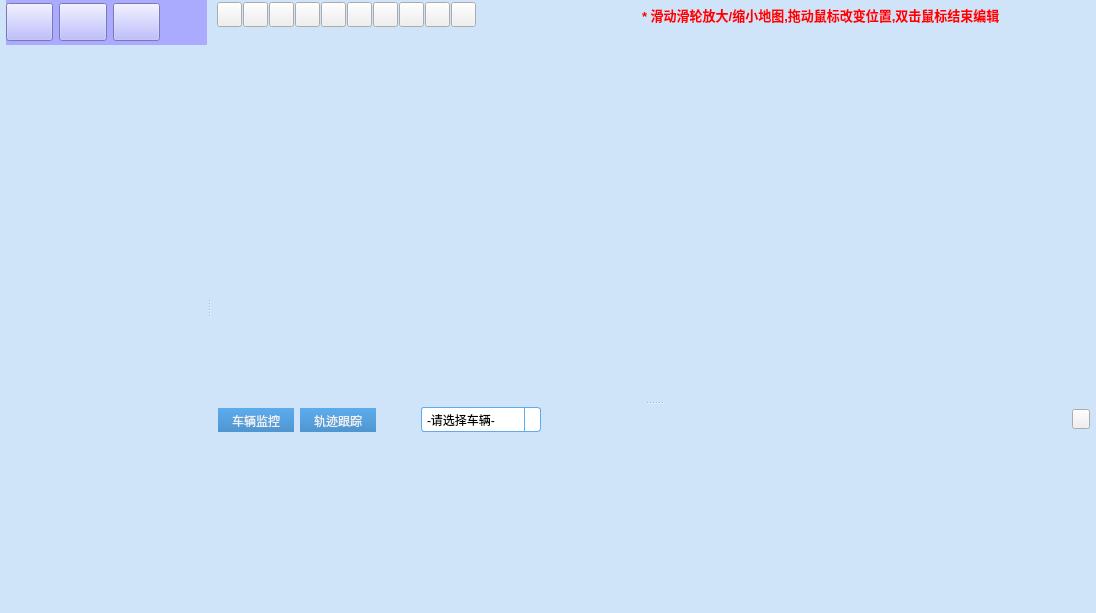
<?xml version="1.0" encoding="UTF-8"?>
<ui version="4.0">
 <class>IntelligentMonitor</class>
 <widget class="QWidget" name="IntelligentMonitor">
  <property name="geometry">
   <rect>
    <x>0</x>
    <y>0</y>
    <width>1096</width>
    <height>613</height>
   </rect>
  </property>
  <property name="sizePolicy">
   <sizepolicy hsizetype="Expanding" vsizetype="Expanding">
    <horstretch>0</horstretch>
    <verstretch>0</verstretch>
   </sizepolicy>
  </property>
  <property name="windowTitle">
   <string>IntelligentMonitor</string>
  </property>
  <property name="styleSheet">
   <string notr="true">QWidget#IntelligentMonitor{
	background-color: rgb(207,228,249);
}
</string>
  </property>
  <layout class="QHBoxLayout" name="horizontalLayout">
   <property name="spacing">
    <number>0</number>
   </property>
   <property name="leftMargin">
    <number>0</number>
   </property>
   <property name="topMargin">
    <number>0</number>
   </property>
   <property name="rightMargin">
    <number>0</number>
   </property>
   <property name="bottomMargin">
    <number>0</number>
   </property>
   <item>
    <widget class="QSplitter" name="splitter">
     <property name="orientation">
      <enum>Qt::Horizontal</enum>
     </property>
     <widget class="QWidget" name="widget_left" native="true">
      <property name="sizePolicy">
       <sizepolicy hsizetype="Expanding" vsizetype="Expanding">
        <horstretch>0</horstretch>
        <verstretch>0</verstretch>
       </sizepolicy>
      </property>
      <property name="maximumSize">
       <size>
        <width>300</width>
        <height>16777215</height>
       </size>
      </property>
      <layout class="QVBoxLayout" name="verticalLayout_2">
       <property name="spacing">
        <number>0</number>
       </property>
       <property name="leftMargin">
        <number>6</number>
       </property>
       <property name="topMargin">
        <number>0</number>
       </property>
       <property name="rightMargin">
        <number>0</number>
       </property>
       <property name="bottomMargin">
        <number>0</number>
       </property>
       <item>
        <widget class="QWidget" name="widget_navi" native="true">
         <property name="sizePolicy">
          <sizepolicy hsizetype="Expanding" vsizetype="Expanding">
           <horstretch>0</horstretch>
           <verstretch>0</verstretch>
          </sizepolicy>
         </property>
         <property name="minimumSize">
          <size>
           <width>0</width>
           <height>45</height>
          </size>
         </property>
         <property name="maximumSize">
          <size>
           <width>16777215</width>
           <height>45</height>
          </size>
         </property>
         <property name="styleSheet">
          <string notr="true">background-color: rgb(170, 170, 255);</string>
         </property>
         <layout class="QHBoxLayout" name="horizontalLayout_2">
          <property name="spacing">
           <number>6</number>
          </property>
          <property name="leftMargin">
           <number>0</number>
          </property>
          <property name="topMargin">
           <number>0</number>
          </property>
          <property name="rightMargin">
           <number>0</number>
          </property>
          <property name="bottomMargin">
           <number>0</number>
          </property>
          <item>
           <widget class="QPushButton" name="btn_navi1">
            <property name="sizePolicy">
             <sizepolicy hsizetype="Expanding" vsizetype="Fixed">
              <horstretch>0</horstretch>
              <verstretch>0</verstretch>
             </sizepolicy>
            </property>
            <property name="minimumSize">
             <size>
              <width>0</width>
              <height>38</height>
             </size>
            </property>
            <property name="maximumSize">
             <size>
              <width>48</width>
              <height>38</height>
             </size>
            </property>
            <property name="toolTip">
             <string>监控列表</string>
            </property>
            <property name="text">
             <string/>
            </property>
            <property name="icon">
             <iconset resource="IntelligentMonitor.qrc">
              <normaloff>:/IntelligentMonitor/Resources/image/navi_1.png</normaloff>:/IntelligentMonitor/Resources/image/navi_1.png</iconset>
            </property>
            <property name="iconSize">
             <size>
              <width>48</width>
              <height>38</height>
             </size>
            </property>
           </widget>
          </item>
          <item>
           <widget class="QPushButton" name="btn_navi2">
            <property name="sizePolicy">
             <sizepolicy hsizetype="Expanding" vsizetype="Fixed">
              <horstretch>0</horstretch>
              <verstretch>0</verstretch>
             </sizepolicy>
            </property>
            <property name="minimumSize">
             <size>
              <width>0</width>
              <height>38</height>
             </size>
            </property>
            <property name="maximumSize">
             <size>
              <width>48</width>
              <height>38</height>
             </size>
            </property>
            <property name="toolTip">
             <string>工厂工地</string>
            </property>
            <property name="text">
             <string/>
            </property>
            <property name="icon">
             <iconset resource="IntelligentMonitor.qrc">
              <normaloff>:/IntelligentMonitor/Resources/image/navi_2.png</normaloff>:/IntelligentMonitor/Resources/image/navi_2.png</iconset>
            </property>
            <property name="iconSize">
             <size>
              <width>48</width>
              <height>38</height>
             </size>
            </property>
           </widget>
          </item>
          <item>
           <widget class="QPushButton" name="btn_navi3">
            <property name="sizePolicy">
             <sizepolicy hsizetype="Expanding" vsizetype="Fixed">
              <horstretch>0</horstretch>
              <verstretch>0</verstretch>
             </sizepolicy>
            </property>
            <property name="minimumSize">
             <size>
              <width>0</width>
              <height>38</height>
             </size>
            </property>
            <property name="maximumSize">
             <size>
              <width>48</width>
              <height>38</height>
             </size>
            </property>
            <property name="toolTip">
             <string>我的地图</string>
            </property>
            <property name="text">
             <string/>
            </property>
            <property name="icon">
             <iconset resource="IntelligentMonitor.qrc">
              <normaloff>:/IntelligentMonitor/Resources/image/navi_3.png</normaloff>:/IntelligentMonitor/Resources/image/navi_3.png</iconset>
            </property>
            <property name="iconSize">
             <size>
              <width>48</width>
              <height>38</height>
             </size>
            </property>
           </widget>
          </item>
          <item>
           <spacer name="horizontalSpacer">
            <property name="orientation">
             <enum>Qt::Horizontal</enum>
            </property>
            <property name="sizeHint" stdset="0">
             <size>
              <width>40</width>
              <height>20</height>
             </size>
            </property>
           </spacer>
          </item>
         </layout>
        </widget>
       </item>
       <item>
        <widget class="QStackedWidget" name="stackedWidget_navi">
         <property name="sizePolicy">
          <sizepolicy hsizetype="Expanding" vsizetype="Expanding">
           <horstretch>0</horstretch>
           <verstretch>0</verstretch>
          </sizepolicy>
         </property>
        </widget>
       </item>
      </layout>
     </widget>
     <widget class="QWidget" name="widget_right" native="true">
      <property name="sizePolicy">
       <sizepolicy hsizetype="Expanding" vsizetype="Expanding">
        <horstretch>0</horstretch>
        <verstretch>0</verstretch>
       </sizepolicy>
      </property>
      <layout class="QVBoxLayout" name="verticalLayout">
       <property name="spacing">
        <number>0</number>
       </property>
       <property name="leftMargin">
        <number>0</number>
       </property>
       <property name="topMargin">
        <number>0</number>
       </property>
       <property name="rightMargin">
        <number>0</number>
       </property>
       <property name="bottomMargin">
        <number>0</number>
       </property>
       <item>
        <widget class="QSplitter" name="splitter_2">
         <property name="orientation">
          <enum>Qt::Vertical</enum>
         </property>
         <widget class="QWidget" name="widget_rTop" native="true">
          <property name="sizePolicy">
           <sizepolicy hsizetype="Expanding" vsizetype="Expanding">
            <horstretch>0</horstretch>
            <verstretch>0</verstretch>
           </sizepolicy>
          </property>
          <layout class="QVBoxLayout" name="verticalLayout_3">
           <property name="spacing">
            <number>0</number>
           </property>
           <property name="leftMargin">
            <number>0</number>
           </property>
           <property name="topMargin">
            <number>0</number>
           </property>
           <property name="rightMargin">
            <number>0</number>
           </property>
           <property name="bottomMargin">
            <number>0</number>
           </property>
           <item>
            <widget class="QWidget" name="widget_tool" native="true">
             <property name="sizePolicy">
              <sizepolicy hsizetype="Expanding" vsizetype="Expanding">
               <horstretch>0</horstretch>
               <verstretch>0</verstretch>
              </sizepolicy>
             </property>
             <property name="minimumSize">
              <size>
               <width>0</width>
               <height>30</height>
              </size>
             </property>
             <property name="maximumSize">
              <size>
               <width>16777215</width>
               <height>30</height>
              </size>
             </property>
             <layout class="QHBoxLayout" name="horizontalLayout_3">
              <property name="spacing">
               <number>1</number>
              </property>
              <property name="leftMargin">
               <number>6</number>
              </property>
              <property name="topMargin">
               <number>2</number>
              </property>
              <property name="rightMargin">
               <number>0</number>
              </property>
              <property name="bottomMargin">
               <number>2</number>
              </property>
              <item>
               <widget class="QPushButton" name="btn_fresh">
                <property name="sizePolicy">
                 <sizepolicy hsizetype="Fixed" vsizetype="Fixed">
                  <horstretch>0</horstretch>
                  <verstretch>0</verstretch>
                 </sizepolicy>
                </property>
                <property name="minimumSize">
                 <size>
                  <width>25</width>
                  <height>25</height>
                 </size>
                </property>
                <property name="maximumSize">
                 <size>
                  <width>25</width>
                  <height>25</height>
                 </size>
                </property>
                <property name="toolTip">
                 <string>刷新地图</string>
                </property>
                <property name="styleSheet">
                 <string notr="true"/>
                </property>
                <property name="text">
                 <string/>
                </property>
                <property name="icon">
                 <iconset resource="IntelligentMonitor.qrc">
                  <normaloff>:/IntelligentMonitor/Resources/image/map_refresh.png</normaloff>:/IntelligentMonitor/Resources/image/map_refresh.png</iconset>
                </property>
                <property name="iconSize">
                 <size>
                  <width>25</width>
                  <height>25</height>
                 </size>
                </property>
                <property name="flat">
                 <bool>false</bool>
                </property>
               </widget>
              </item>
              <item>
               <widget class="QPushButton" name="btn_distance">
                <property name="sizePolicy">
                 <sizepolicy hsizetype="Fixed" vsizetype="Fixed">
                  <horstretch>0</horstretch>
                  <verstretch>0</verstretch>
                 </sizepolicy>
                </property>
                <property name="minimumSize">
                 <size>
                  <width>25</width>
                  <height>25</height>
                 </size>
                </property>
                <property name="maximumSize">
                 <size>
                  <width>25</width>
                  <height>25</height>
                 </size>
                </property>
                <property name="toolTip">
                 <string>测距</string>
                </property>
                <property name="text">
                 <string/>
                </property>
                <property name="icon">
                 <iconset resource="IntelligentMonitor.qrc">
                  <normaloff>:/IntelligentMonitor/Resources/image/map_distance.png</normaloff>:/IntelligentMonitor/Resources/image/map_distance.png</iconset>
                </property>
                <property name="iconSize">
                 <size>
                  <width>25</width>
                  <height>25</height>
                 </size>
                </property>
                <property name="flat">
                 <bool>false</bool>
                </property>
               </widget>
              </item>
              <item>
               <widget class="QPushButton" name="btn_point">
                <property name="sizePolicy">
                 <sizepolicy hsizetype="Fixed" vsizetype="Fixed">
                  <horstretch>0</horstretch>
                  <verstretch>0</verstretch>
                 </sizepolicy>
                </property>
                <property name="minimumSize">
                 <size>
                  <width>25</width>
                  <height>25</height>
                 </size>
                </property>
                <property name="maximumSize">
                 <size>
                  <width>25</width>
                  <height>25</height>
                 </size>
                </property>
                <property name="toolTip">
                 <string>标注</string>
                </property>
                <property name="text">
                 <string/>
                </property>
                <property name="icon">
                 <iconset resource="IntelligentMonitor.qrc">
                  <normaloff>:/IntelligentMonitor/Resources/image/map_point.png</normaloff>:/IntelligentMonitor/Resources/image/map_point.png</iconset>
                </property>
                <property name="iconSize">
                 <size>
                  <width>25</width>
                  <height>25</height>
                 </size>
                </property>
                <property name="flat">
                 <bool>false</bool>
                </property>
               </widget>
              </item>
              <item>
               <widget class="QPushButton" name="btn_zhexian">
                <property name="sizePolicy">
                 <sizepolicy hsizetype="Fixed" vsizetype="Fixed">
                  <horstretch>0</horstretch>
                  <verstretch>0</verstretch>
                 </sizepolicy>
                </property>
                <property name="minimumSize">
                 <size>
                  <width>25</width>
                  <height>25</height>
                 </size>
                </property>
                <property name="maximumSize">
                 <size>
                  <width>25</width>
                  <height>25</height>
                 </size>
                </property>
                <property name="toolTip">
                 <string>折线</string>
                </property>
                <property name="text">
                 <string/>
                </property>
                <property name="icon">
                 <iconset resource="IntelligentMonitor.qrc">
                  <normaloff>:/IntelligentMonitor/Resources/image/map_zhexian.png</normaloff>:/IntelligentMonitor/Resources/image/map_zhexian.png</iconset>
                </property>
                <property name="iconSize">
                 <size>
                  <width>25</width>
                  <height>25</height>
                 </size>
                </property>
                <property name="flat">
                 <bool>false</bool>
                </property>
               </widget>
              </item>
              <item>
               <widget class="QPushButton" name="btn_juxing">
                <property name="sizePolicy">
                 <sizepolicy hsizetype="Fixed" vsizetype="Fixed">
                  <horstretch>0</horstretch>
                  <verstretch>0</verstretch>
                 </sizepolicy>
                </property>
                <property name="minimumSize">
                 <size>
                  <width>25</width>
                  <height>25</height>
                 </size>
                </property>
                <property name="maximumSize">
                 <size>
                  <width>25</width>
                  <height>25</height>
                 </size>
                </property>
                <property name="toolTip">
                 <string>矩形</string>
                </property>
                <property name="text">
                 <string/>
                </property>
                <property name="icon">
                 <iconset resource="IntelligentMonitor.qrc">
                  <normaloff>:/IntelligentMonitor/Resources/image/map_juxing.png</normaloff>:/IntelligentMonitor/Resources/image/map_juxing.png</iconset>
                </property>
                <property name="iconSize">
                 <size>
                  <width>25</width>
                  <height>25</height>
                 </size>
                </property>
                <property name="flat">
                 <bool>false</bool>
                </property>
               </widget>
              </item>
              <item>
               <widget class="QPushButton" name="btn_circle">
                <property name="sizePolicy">
                 <sizepolicy hsizetype="Fixed" vsizetype="Fixed">
                  <horstretch>0</horstretch>
                  <verstretch>0</verstretch>
                 </sizepolicy>
                </property>
                <property name="minimumSize">
                 <size>
                  <width>25</width>
                  <height>25</height>
                 </size>
                </property>
                <property name="maximumSize">
                 <size>
                  <width>25</width>
                  <height>25</height>
                 </size>
                </property>
                <property name="toolTip">
                 <string>圆形</string>
                </property>
                <property name="text">
                 <string/>
                </property>
                <property name="icon">
                 <iconset resource="IntelligentMonitor.qrc">
                  <normaloff>:/IntelligentMonitor/Resources/image/map_circle.png</normaloff>:/IntelligentMonitor/Resources/image/map_circle.png</iconset>
                </property>
                <property name="iconSize">
                 <size>
                  <width>25</width>
                  <height>25</height>
                 </size>
                </property>
                <property name="flat">
                 <bool>false</bool>
                </property>
               </widget>
              </item>
              <item>
               <widget class="QPushButton" name="btn_duobian">
                <property name="sizePolicy">
                 <sizepolicy hsizetype="Fixed" vsizetype="Fixed">
                  <horstretch>0</horstretch>
                  <verstretch>0</verstretch>
                 </sizepolicy>
                </property>
                <property name="minimumSize">
                 <size>
                  <width>25</width>
                  <height>25</height>
                 </size>
                </property>
                <property name="maximumSize">
                 <size>
                  <width>25</width>
                  <height>25</height>
                 </size>
                </property>
                <property name="toolTip">
                 <string>多边形</string>
                </property>
                <property name="text">
                 <string/>
                </property>
                <property name="icon">
                 <iconset resource="IntelligentMonitor.qrc">
                  <normaloff>:/IntelligentMonitor/Resources/image/map_duobianxing.png</normaloff>:/IntelligentMonitor/Resources/image/map_duobianxing.png</iconset>
                </property>
                <property name="iconSize">
                 <size>
                  <width>25</width>
                  <height>25</height>
                 </size>
                </property>
                <property name="flat">
                 <bool>false</bool>
                </property>
               </widget>
              </item>
              <item>
               <widget class="QPushButton" name="btn_exitedit">
                <property name="sizePolicy">
                 <sizepolicy hsizetype="Fixed" vsizetype="Fixed">
                  <horstretch>0</horstretch>
                  <verstretch>0</verstretch>
                 </sizepolicy>
                </property>
                <property name="minimumSize">
                 <size>
                  <width>25</width>
                  <height>25</height>
                 </size>
                </property>
                <property name="maximumSize">
                 <size>
                  <width>25</width>
                  <height>25</height>
                 </size>
                </property>
                <property name="toolTip">
                 <string>退出编辑</string>
                </property>
                <property name="text">
                 <string/>
                </property>
                <property name="icon">
                 <iconset resource="IntelligentMonitor.qrc">
                  <normaloff>:/IntelligentMonitor/Resources/image/map_exitEdit.png</normaloff>:/IntelligentMonitor/Resources/image/map_exitEdit.png</iconset>
                </property>
                <property name="iconSize">
                 <size>
                  <width>25</width>
                  <height>25</height>
                 </size>
                </property>
                <property name="flat">
                 <bool>false</bool>
                </property>
               </widget>
              </item>
              <item>
               <widget class="QPushButton" name="btn_tuceng">
                <property name="sizePolicy">
                 <sizepolicy hsizetype="Fixed" vsizetype="Fixed">
                  <horstretch>0</horstretch>
                  <verstretch>0</verstretch>
                 </sizepolicy>
                </property>
                <property name="minimumSize">
                 <size>
                  <width>25</width>
                  <height>25</height>
                 </size>
                </property>
                <property name="maximumSize">
                 <size>
                  <width>25</width>
                  <height>25</height>
                 </size>
                </property>
                <property name="toolTip">
                 <string>显示图层</string>
                </property>
                <property name="text">
                 <string/>
                </property>
                <property name="icon">
                 <iconset resource="IntelligentMonitor.qrc">
                  <normaloff>:/IntelligentMonitor/Resources/image/map_tuceng.png</normaloff>:/IntelligentMonitor/Resources/image/map_tuceng.png</iconset>
                </property>
                <property name="iconSize">
                 <size>
                  <width>25</width>
                  <height>25</height>
                 </size>
                </property>
                <property name="flat">
                 <bool>false</bool>
                </property>
               </widget>
              </item>
              <item>
               <widget class="QPushButton" name="btn_model">
                <property name="sizePolicy">
                 <sizepolicy hsizetype="Fixed" vsizetype="Fixed">
                  <horstretch>0</horstretch>
                  <verstretch>0</verstretch>
                 </sizepolicy>
                </property>
                <property name="minimumSize">
                 <size>
                  <width>25</width>
                  <height>25</height>
                 </size>
                </property>
                <property name="maximumSize">
                 <size>
                  <width>25</width>
                  <height>25</height>
                 </size>
                </property>
                <property name="toolTip">
                 <string>模型</string>
                </property>
                <property name="text">
                 <string/>
                </property>
                <property name="icon">
                 <iconset resource="IntelligentMonitor.qrc">
                  <normaloff>:/IntelligentMonitor/Resources/image/map_model.png</normaloff>:/IntelligentMonitor/Resources/image/map_model.png</iconset>
                </property>
                <property name="iconSize">
                 <size>
                  <width>25</width>
                  <height>25</height>
                 </size>
                </property>
                <property name="flat">
                 <bool>false</bool>
                </property>
               </widget>
              </item>
              <item>
               <spacer name="horizontalSpacer_2">
                <property name="orientation">
                 <enum>Qt::Horizontal</enum>
                </property>
                <property name="sizeHint" stdset="0">
                 <size>
                  <width>40</width>
                  <height>20</height>
                 </size>
                </property>
               </spacer>
              </item>
              <item>
               <widget class="QLabel" name="label">
                <property name="sizePolicy">
                 <sizepolicy hsizetype="Expanding" vsizetype="Expanding">
                  <horstretch>0</horstretch>
                  <verstretch>0</verstretch>
                 </sizepolicy>
                </property>
                <property name="minimumSize">
                 <size>
                  <width>374</width>
                  <height>26</height>
                 </size>
                </property>
                <property name="maximumSize">
                 <size>
                  <width>16777215</width>
                  <height>26</height>
                 </size>
                </property>
                <property name="text">
                 <string>&lt;html&gt;&lt;head/&gt;&lt;body&gt;&lt;p&gt;&lt;span style=&quot; font-size:10pt; font-weight:600; color:#ff0000;&quot;&gt;* 滑动滑轮放大/缩小地图,拖动鼠标改变位置,双击鼠标结束编辑&lt;/span&gt;&lt;/p&gt;&lt;/body&gt;&lt;/html&gt;</string>
                </property>
               </widget>
              </item>
              <item>
               <spacer name="horizontalSpacer_3">
                <property name="orientation">
                 <enum>Qt::Horizontal</enum>
                </property>
                <property name="sizeType">
                 <enum>QSizePolicy::Fixed</enum>
                </property>
                <property name="sizeHint" stdset="0">
                 <size>
                  <width>80</width>
                  <height>20</height>
                 </size>
                </property>
               </spacer>
              </item>
             </layout>
            </widget>
           </item>
           <item>
            <widget class="QWidget" name="widget_map" native="true">
             <property name="sizePolicy">
              <sizepolicy hsizetype="Expanding" vsizetype="Expanding">
               <horstretch>0</horstretch>
               <verstretch>0</verstretch>
              </sizepolicy>
             </property>
             <layout class="QVBoxLayout" name="verticalLayout_4"/>
            </widget>
           </item>
          </layout>
         </widget>
         <widget class="QWidget" name="widget_rBottom" native="true">
          <property name="sizePolicy">
           <sizepolicy hsizetype="Expanding" vsizetype="Expanding">
            <horstretch>0</horstretch>
            <verstretch>0</verstretch>
           </sizepolicy>
          </property>
          <property name="maximumSize">
           <size>
            <width>16777215</width>
            <height>250</height>
           </size>
          </property>
          <layout class="QVBoxLayout" name="verticalLayout_5">
           <property name="spacing">
            <number>0</number>
           </property>
           <property name="leftMargin">
            <number>0</number>
           </property>
           <property name="topMargin">
            <number>0</number>
           </property>
           <property name="rightMargin">
            <number>0</number>
           </property>
           <property name="bottomMargin">
            <number>0</number>
           </property>
           <item>
            <widget class="QWidget" name="widget_data" native="true">
             <property name="sizePolicy">
              <sizepolicy hsizetype="Expanding" vsizetype="Expanding">
               <horstretch>0</horstretch>
               <verstretch>0</verstretch>
              </sizepolicy>
             </property>
             <property name="minimumSize">
              <size>
               <width>0</width>
               <height>27</height>
              </size>
             </property>
             <property name="maximumSize">
              <size>
               <width>16777215</width>
               <height>27</height>
              </size>
             </property>
             <layout class="QHBoxLayout" name="horizontalLayout_4">
              <property name="spacing">
               <number>4</number>
              </property>
              <property name="leftMargin">
               <number>6</number>
              </property>
              <property name="topMargin">
               <number>2</number>
              </property>
              <property name="rightMargin">
               <number>6</number>
              </property>
              <property name="bottomMargin">
               <number>0</number>
              </property>
              <item>
               <widget class="QPushButton" name="btn_carMonitor">
                <property name="sizePolicy">
                 <sizepolicy hsizetype="Fixed" vsizetype="Fixed">
                  <horstretch>0</horstretch>
                  <verstretch>0</verstretch>
                 </sizepolicy>
                </property>
                <property name="minimumSize">
                 <size>
                  <width>78</width>
                  <height>28</height>
                 </size>
                </property>
                <property name="maximumSize">
                 <size>
                  <width>70</width>
                  <height>25</height>
                 </size>
                </property>
                <property name="styleSheet">
                 <string notr="true">QPushButton#btn_carMonitor {
	border-bottom-left-radius:0px;
	border-bottom-right-radius:0px;
	color: #F0F0F0;
	min-width: 60px;
	min-height: 20px;
	padding: 3px 8px 3px 8px;
	margin:1px;
	background: qlineargradient(spread:pad, x1:0, y1:0, x2:0, y2:1, stop:0 #5CACEE, stop:1 #4F94CD); 
}

QPushButton#btn_carMonitor:selected,QPushButton#btn_carMonitor:hover {
	background: qlineargradient(spread:pad, x1:0, y1:0, x2:0, y2:1, stop:0 #1B89CA, stop:1 #1077B5); 
}
</string>
                </property>
                <property name="text">
                 <string>车辆监控</string>
                </property>
                <property name="autoDefault">
                 <bool>true</bool>
                </property>
                <property name="default">
                 <bool>false</bool>
                </property>
                <property name="flat">
                 <bool>false</bool>
                </property>
               </widget>
              </item>
              <item>
               <widget class="QPushButton" name="btn_curvey">
                <property name="sizePolicy">
                 <sizepolicy hsizetype="Fixed" vsizetype="Fixed">
                  <horstretch>0</horstretch>
                  <verstretch>0</verstretch>
                 </sizepolicy>
                </property>
                <property name="minimumSize">
                 <size>
                  <width>78</width>
                  <height>28</height>
                 </size>
                </property>
                <property name="maximumSize">
                 <size>
                  <width>70</width>
                  <height>25</height>
                 </size>
                </property>
                <property name="styleSheet">
                 <string notr="true">QPushButton#btn_curvey {
	border-bottom-left-radius:0px;
	border-bottom-right-radius:0px;
	color: #F0F0F0;
	min-width: 60px;
	min-height: 20px;
	padding: 3px 8px 3px 8px;
	margin:1px;
	background: qlineargradient(spread:pad, x1:0, y1:0, x2:0, y2:1, stop:0 #5CACEE, stop:1 #4F94CD); 
}

QPushButton#btn_curvey:selected, QPushButton#btn_curvey:hover {
	background: qlineargradient(spread:pad, x1:0, y1:0, x2:0, y2:1, stop:0 #1B89CA, stop:1 #1077B5); 
}
</string>
                </property>
                <property name="text">
                 <string>轨迹跟踪</string>
                </property>
                <property name="autoDefault">
                 <bool>true</bool>
                </property>
               </widget>
              </item>
              <item>
               <spacer name="horizontalSpacer_5">
                <property name="orientation">
                 <enum>Qt::Horizontal</enum>
                </property>
                <property name="sizeType">
                 <enum>QSizePolicy::Fixed</enum>
                </property>
                <property name="sizeHint" stdset="0">
                 <size>
                  <width>40</width>
                  <height>20</height>
                 </size>
                </property>
               </spacer>
              </item>
              <item>
               <widget class="QComboBox" name="comb_car">
                <property name="sizePolicy">
                 <sizepolicy hsizetype="Fixed" vsizetype="Fixed">
                  <horstretch>0</horstretch>
                  <verstretch>0</verstretch>
                 </sizepolicy>
                </property>
                <property name="minimumSize">
                 <size>
                  <width>120</width>
                  <height>25</height>
                 </size>
                </property>
                <property name="maximumSize">
                 <size>
                  <width>120</width>
                  <height>25</height>
                 </size>
                </property>
                <property name="styleSheet">
                 <string notr="true">QComboBox#comb_car{
	border-radius: 3px;
	padding: 1px 10px 1px 5px;
	border: 1px solid #5CACEE;
}

QComboBox#comb_car::item {
	min-height:16px;
}

QComboBox#comb_car::drop-down {
	subcontrol-origin: padding;
	subcontrol-position: top right;
	width: 15px; 
	border-left-width: 1px;
	border-left-style: solid;
	border-top-right-radius: 3px;
	border-bottom-right-radius: 3px;
	border-left-color: #5CACEE;
}

QComboBox#comb_car::down-arrow{
	image: url(:/IntelligentMonitor/Resources/image/array_down.png); 
}</string>
                </property>
                <item>
                 <property name="text">
                  <string>-请选择车辆-</string>
                 </property>
                </item>
               </widget>
              </item>
              <item>
               <spacer name="horizontalSpacer_4">
                <property name="orientation">
                 <enum>Qt::Horizontal</enum>
                </property>
                <property name="sizeHint" stdset="0">
                 <size>
                  <width>40</width>
                  <height>20</height>
                 </size>
                </property>
               </spacer>
              </item>
              <item>
               <widget class="QPushButton" name="btn_excel">
                <property name="minimumSize">
                 <size>
                  <width>18</width>
                  <height>20</height>
                 </size>
                </property>
                <property name="maximumSize">
                 <size>
                  <width>18</width>
                  <height>20</height>
                 </size>
                </property>
                <property name="text">
                 <string/>
                </property>
                <property name="icon">
                 <iconset resource="IntelligentMonitor.qrc">
                  <normaloff>:/IntelligentMonitor/Resources/image/excel.png</normaloff>:/IntelligentMonitor/Resources/image/excel.png</iconset>
                </property>
                <property name="iconSize">
                 <size>
                  <width>18</width>
                  <height>20</height>
                 </size>
                </property>
               </widget>
              </item>
             </layout>
            </widget>
           </item>
           <item>
            <widget class="QStackedWidget" name="stackedWidget_data">
             <property name="sizePolicy">
              <sizepolicy hsizetype="Expanding" vsizetype="Expanding">
               <horstretch>0</horstretch>
               <verstretch>0</verstretch>
              </sizepolicy>
             </property>
            </widget>
           </item>
          </layout>
         </widget>
        </widget>
       </item>
      </layout>
     </widget>
    </widget>
   </item>
  </layout>
 </widget>
 <layoutdefault spacing="6" margin="11"/>
 <resources>
  <include location="IntelligentMonitor.qrc"/>
 </resources>
 <connections/>
</ui>
